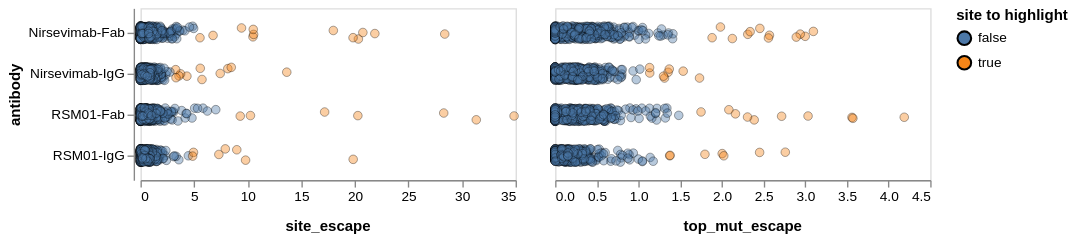

Notebook code for this chart:
### Code cell
# Visualize site selection
site_selection = alt.selection_point(fields=["site"], on="mouseover", empty=False) 

per_site_escape_chart = (
    alt.Chart(per_site_escape)
    .add_params(site_selection)
    .transform_calculate(jitter="random() - 0.5")
    .encode(
        alt.X("escape", title=None),
        alt.Y("antibody"),
        alt.YOffset("jitter:Q", scale=alt.Scale(domain=[-1.2, 1.2])),
        alt.Column(
            "escape_type",
            title=None,
            header=alt.Header(orient="bottom", labelFontSize=11, labelFontStyle="bold"),
        ),
        alt.Color("highlight", title="site to highlight"),
        tooltip=["site", "rank", "antibody", "manual_no_highlight"],
        strokeWidth=alt.condition(site_selection, alt.value(3), alt.value(0.25)),
    )
    .mark_circle(size=40, strokeOpacity=1, fillOpacity=0.4, stroke="black")
    .resolve_scale(x="independent")
    .properties(width=275, height=alt.Step(30))
    .configure_axis(grid=False)
)

per_site_escape_chart

### Figure 1 — Vega-Lite specification as saved in the notebook (floating-point values rounded to 4 significant figures; data arrays with more than 128 entries replaced by an {"elided": "..."} marker saying what was removed)
{"config": {"view": {"continuousWidth": 300, "continuousHeight": 300}, "axis": {"grid": false}}, "data": {"name": "data-f73cf6eba08a281b5370ccc92addf7ef"}, "mark": {"type": "circle", "fillOpacity": 0.4, "size": 40, "stroke": "black", "strokeOpacity": 1}, "encoding": {"color": {"field": "highlight", "title": "site to highlight", "type": "nominal"}, "column": {"field": "escape_type", "header": {"labelFontSize": 11, "labelFontStyle": "bold", "orient": "bottom"}, "title": null, "type": "nominal"}, "strokeWidth": {"condition": {"param": "param_1", "value": 3, "empty": false}, "value": 0.25}, "tooltip": [{"field": "site", "type": "quantitative"}, {"field": "rank", "type": "quantitative"}, {"field": "antibody", "type": "nominal"}, {"field": "manual_no_highlight", "type": "nominal"}], "x": {"field": "escape", "title": null, "type": "quantitative"}, "y": {"field": "antibody", "type": "nominal"}, "yOffset": {"field": "jitter", "scale": {"domain": [-1.2, 1.2]}, "type": "quantitative"}}, "height": {"step": 30}, "params": [{"name": "param_1", "select": {"type": "point", "fields": ["site"], "on": "mouseover"}}], "resolve": {"scale": {"x": "independent"}}, "transform": [{"calculate": "random() - 0.5", "as": "jitter"}], "width": 275, "$schema": "https://vega.github.io/schema/vega-lite/v5.20.1.json", "datasets": {"data-f73cf6eba08a281b5370ccc92addf7ef": {"elided": "4032 records"}}}
